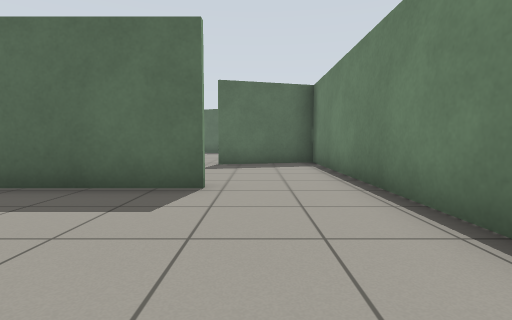
[1] (above)

24 first-person views from a walk through a world built for the Gazebo simulator. The camera is 0.72 m above the floor, tilts 4° down and sees 85° across. The floor is counted in squares, 1 m on a side. Each view is taken from the middle of a square. On the plan, view 1 faces up. The plan holds only what a view shows up to about 10 squares ahead; the rest is blank. The place goes on beyond the plan.

[2]
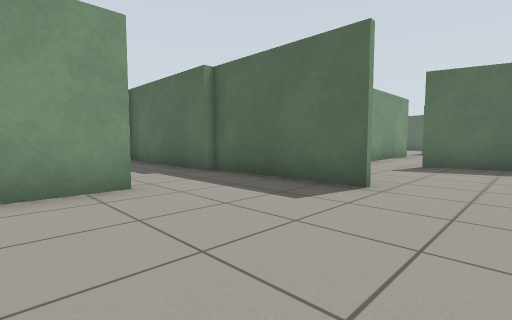

[3]
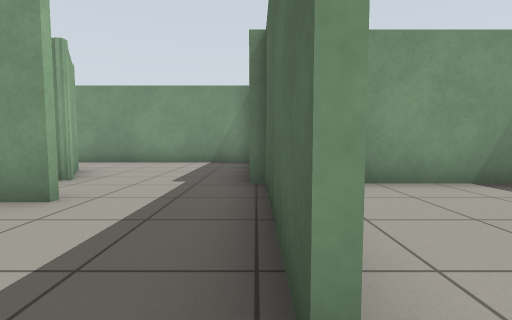

[4]
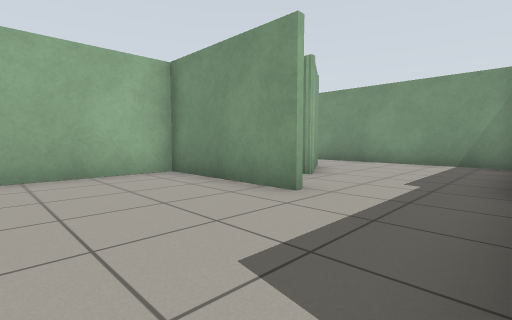

[5]
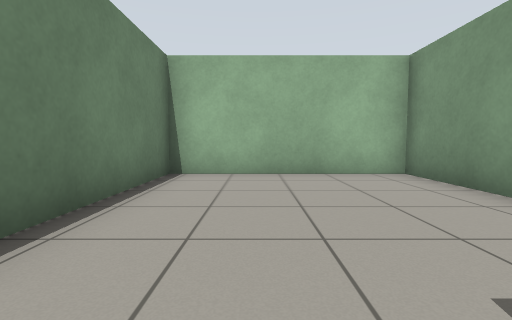

[6]
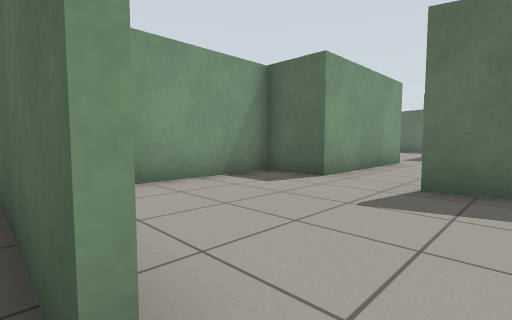

[7]
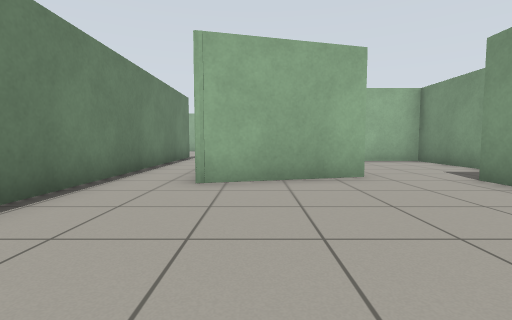

[8]
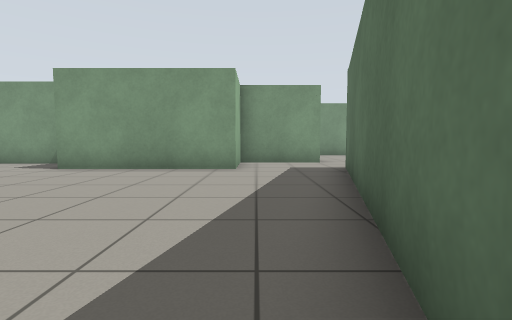

[9]
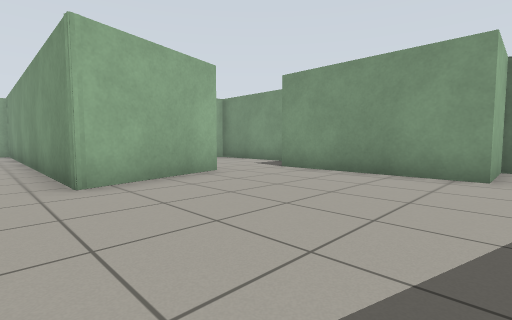

[10]
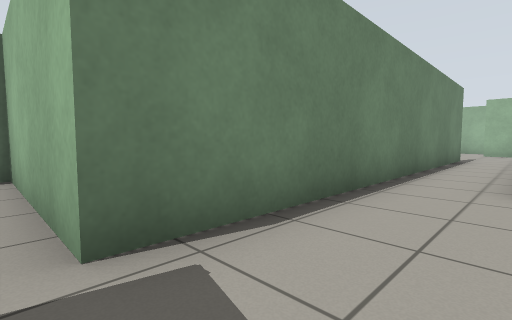

[11]
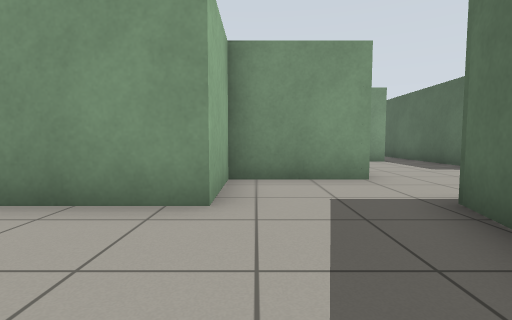

[12]
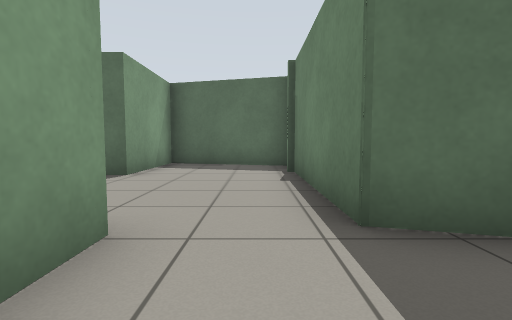

[13]
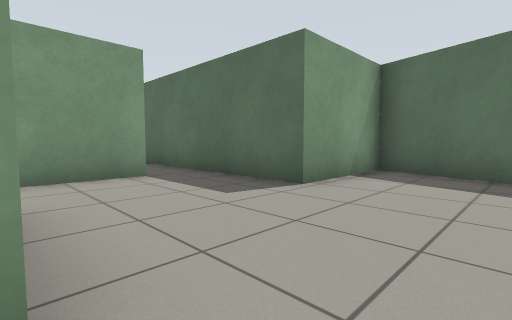

[14]
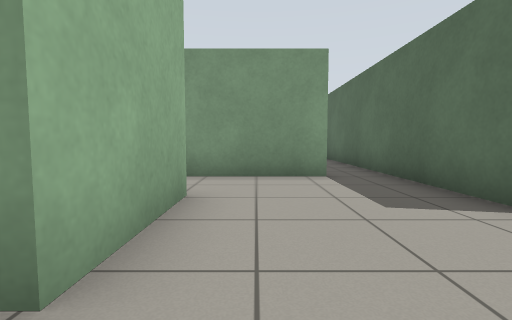

[15]
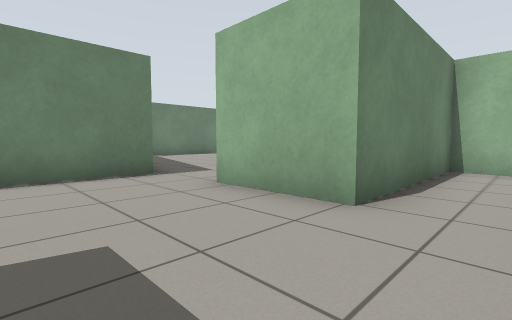

[16]
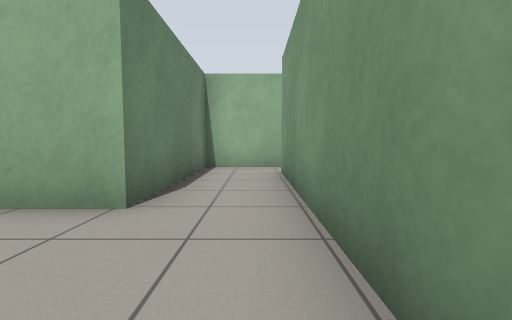

[17]
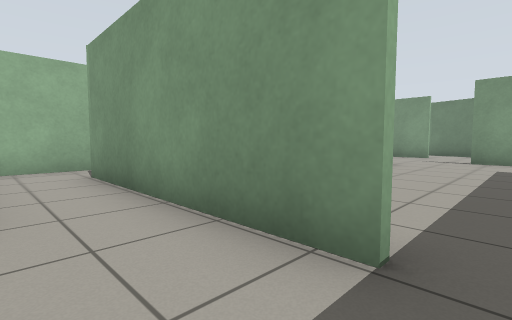

[18]
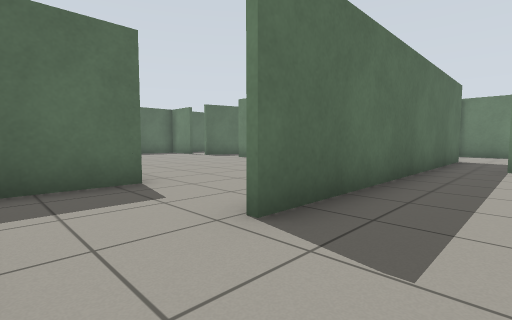

[19]
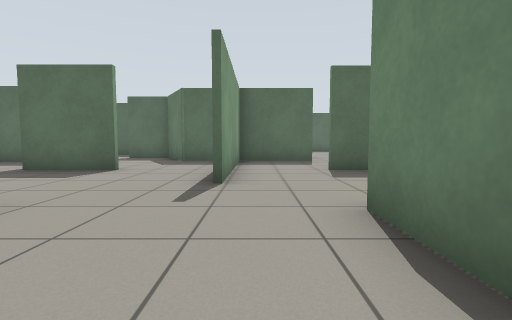

[20]
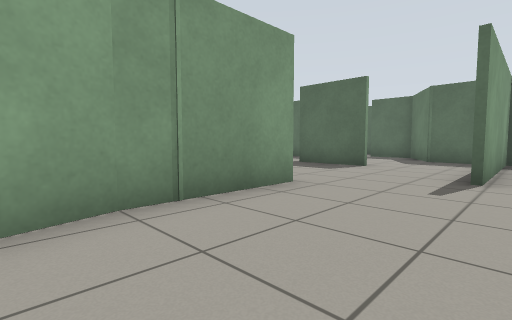

[21]
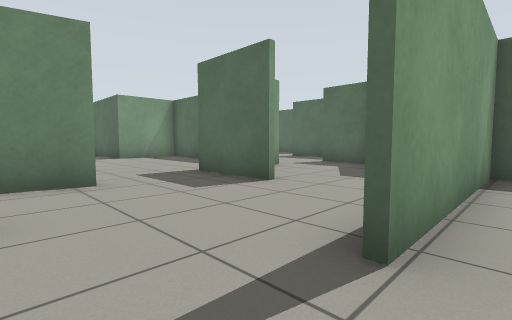

[22]
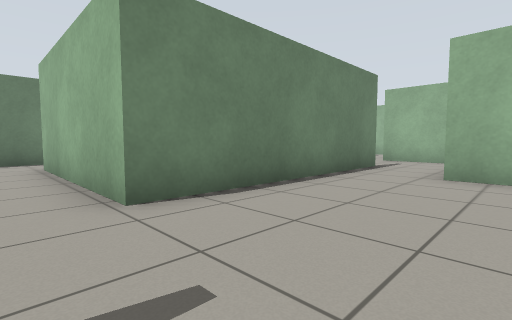

[23]
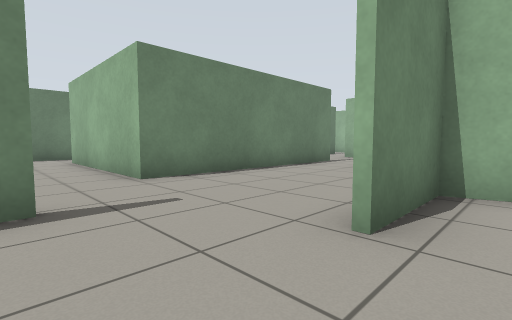

[24]
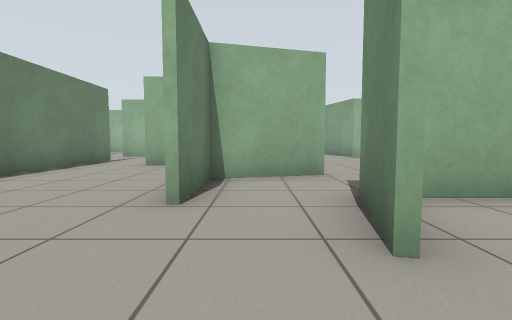

### Floor plan
Points are (right, up) in squares from view 1. A wall is a line through its corners. A room is listed if a view was taken in it or the views show most of it. See-through windows are left out.
Room 1 (views 1, 2)
walls: (-3.2, 1.6) (-3.2, -2) (1.9, -2) (1.9, 3.5); (-0.7, 4.2) (-2.4, 4.2)
ways out: opening at (0.5, 4) to room 2; opening at (-3, 2.5)
Room 2 (views 3, 4, 5, 6)
walls: (-3, 9) (-4.6, 9) (-4.6, 3.9); (1.9, 3.5) (1.9, 9.2) (-1.1, 8.4); (-4.7, 4.3) (-2.7, 4.3)
ways out: opening at (0.5, 4) to room 1; opening at (-2, 9) to room 3
Room 3 (views 7, 8, 9, 10, 11)
walls: (-3, 13.6) (-3, 9); (-1.2, 8.5) (2, 9.4); (3.4, 14.5) (-3.1, 16.3); (3.8, 9.4) (3.8, 13.6) (4.5, 13.6)
ways out: opening at (-2, 9) to room 2; opening at (-3, 14.5) to room 4; opening at (3, 10); opening at (4, 14)
Room 4 (view 12)
walls: (-5.1, 16.1) (-5.1, 13.6) (-3, 13.6)
ways out: opening at (-3, 14.5) to room 3; opening at (-4, 16) to room 5
Room 5 (views 13, 14, 15, 16, 17)
walls: (-7.6, 16.1) (-5.1, 16.1); (-9.6, 18.5) (-9.6, 16.5); (-3.1, 16.3) (-3.1, 21.9) (-6.7, 22.9) (-6.7, 19.8) (-9.4, 19.8)
ways out: opening at (-4, 16) to room 4; opening at (-10, 19) to room 6; opening at (-9, 16)
Room 6 (views 18, 19, 20, 21, 22, 23, 24)
walls: (-21, 16) (-21, 12.9); (-18.6, 20.6) (-18.6, 17.6); (-21.4, 19.8) (-23.7, 19.8); (-22.8, 17.4) (-23.3, 15.4); (-21.1, 13.8) (-21.1, 16); (-21, 13) (-20.7, 12); (-19.9, 11) (-18.8, 11); (-25.2, 15.5) (-24, 15.5); (-16.8, 9) (-16.8, 15.9) (-11.5, 15.9); (-25.7, 22.3) (-26.6, 22.3); (-9.7, 15.5) (-9.7, 16.8); (-9.4, 19.8) (-16.2, 19.8)
ways out: opening at (-10, 19) to room 5; opening at (-20.5, 20) to room 7; opening at (-17.5, 20) to room 8; opening at (-22, 15); opening at (-18, 10.5)
Room 7 (no view inside)
walls: (-21.6, 24.5) (-23.2, 24.5); (-19.2, 22.6) (-20.5, 22.6) (-20.9, 23.4)
ways out: opening at (-20.5, 20) to room 6; opening at (-24, 23)
Room 8 (no view inside)
walls: (-16, 22.6) (-18.6, 22.6) (-18.6, 20.6)
ways out: opening at (-17.5, 20) to room 6; opening at (-16, 21.5)
Room 9 (no view inside)
walls: (-22.3, 13.5) (-21.1, 13.8)

Positions as (right, up) in squares from view 1, and headings:
1: (0, 0), facing up
2: (1, 0), facing up-left
3: (0, 4), facing left
4: (0, 4), facing down-left
5: (0, 4), facing down
6: (0, 4), facing up-left
7: (1, 14), facing down
8: (4, 14), facing left
9: (3, 14), facing down-left
10: (2, 14), facing down-right
11: (0, 14), facing left
12: (-4, 14), facing up
13: (-4, 16), facing up-left
14: (-4, 17), facing left
15: (-9, 19), facing down-right
16: (-9, 19), facing down
17: (-8, 19), facing down-left
18: (-18, 18), facing up-right
19: (-18, 13), facing up
20: (-18, 12), facing up-left
21: (-18, 16), facing up-left
22: (-20, 17), facing down-right
23: (-22, 18), facing down-right
24: (-22, 19), facing down
